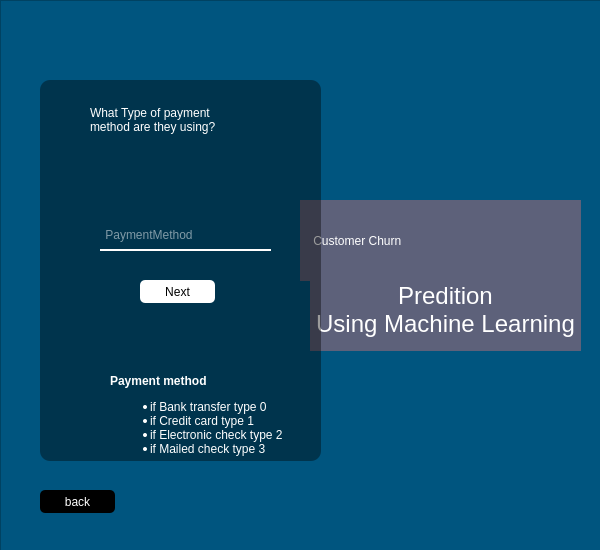
<?xml version="1.0" encoding="UTF-8"?>
<ui version="4.0">
 <class>Form</class>
 <widget class="QWidget" name="Form">
  <property name="geometry">
   <rect>
    <x>0</x>
    <y>0</y>
    <width>600</width>
    <height>550</height>
   </rect>
  </property>
  <property name="windowTitle">
   <string>Form</string>
  </property>
  <widget class="QFrame" name="frame">
   <property name="geometry">
    <rect>
     <x>-1</x>
     <y>-1</y>
     <width>361</width>
     <height>241</height>
    </rect>
   </property>
   <property name="frameShape">
    <enum>QFrame::StyledPanel</enum>
   </property>
   <property name="frameShadow">
    <enum>QFrame::Raised</enum>
   </property>
  </widget>
  <widget class="QFrame" name="frame_2">
   <property name="geometry">
    <rect>
     <x>0</x>
     <y>0</y>
     <width>601</width>
     <height>551</height>
    </rect>
   </property>
   <property name="styleSheet">
    <string notr="true">background-color: rgb(0, 85, 127);</string>
   </property>
   <property name="frameShape">
    <enum>QFrame::StyledPanel</enum>
   </property>
   <property name="frameShadow">
    <enum>QFrame::Raised</enum>
   </property>
   <widget class="QLabel" name="label">
    <property name="geometry">
     <rect>
      <x>20</x>
      <y>20</y>
      <width>566</width>
      <height>513</height>
     </rect>
    </property>
    <property name="styleSheet">
     <string notr="true">background-image: url(Untitled.jpg);</string>
    </property>
    <property name="text">
     <string/>
    </property>
    <property name="openExternalLinks">
     <bool>false</bool>
    </property>
   </widget>
   <widget class="QLabel" name="label_2">
    <property name="geometry">
     <rect>
      <x>40</x>
      <y>80</y>
      <width>281</width>
      <height>381</height>
     </rect>
    </property>
    <property name="styleSheet">
     <string notr="true">background-color:rgba(0,0,0,100);
border-radius:10px;</string>
    </property>
    <property name="text">
     <string/>
    </property>
   </widget>
   <widget class="QLabel" name="label_3">
    <property name="geometry">
     <rect>
      <x>300</x>
      <y>200</y>
      <width>281</width>
      <height>81</height>
     </rect>
    </property>
    <property name="styleSheet">
     <string notr="true">color:rgb(255, 255, 255);
background-color: rgb(93, 97, 122);
font: 75 24pt &quot;Bahnschrift&quot;;</string>
    </property>
    <property name="text">
     <string>    Customer Churn</string>
    </property>
   </widget>
   <widget class="QLabel" name="label_4">
    <property name="geometry">
     <rect>
      <x>310</x>
      <y>270</y>
      <width>271</width>
      <height>81</height>
     </rect>
    </property>
    <property name="styleSheet">
     <string notr="true">color:rgb(255, 255, 255);
background-color: rgb(93, 97, 122);
font: 75 24pt &quot;Bahnschrift&quot;;</string>
    </property>
    <property name="text">
     <string>&lt;html&gt;&lt;head/&gt;&lt;body&gt;&lt;p align=&quot;center&quot;&gt;&lt;span style=&quot; font-size:18pt;&quot;&gt;Predition &lt;br/&gt;Using Machine Learning&lt;/span&gt;&lt;/p&gt;&lt;/body&gt;&lt;/html&gt;</string>
    </property>
   </widget>
   <widget class="QLabel" name="label_5">
    <property name="geometry">
     <rect>
      <x>90</x>
      <y>100</y>
      <width>171</width>
      <height>41</height>
     </rect>
    </property>
    <property name="styleSheet">
     <string notr="true">background-color:rgb(0,0,0,0);
font: 75 12pt &quot;MS Shell Dlg 2&quot;;
color:rgb(255,255,255);</string>
    </property>
    <property name="text">
     <string>What Type of payment &lt;br&gt;method are they using?</string>
    </property>
   </widget>
   <widget class="QLineEdit" name="PaymentMethod">
    <property name="geometry">
     <rect>
      <x>100</x>
      <y>220</y>
      <width>171</width>
      <height>31</height>
     </rect>
    </property>
    <property name="styleSheet">
     <string notr="true">background-color:rgb(0,0,0,0);
border:none;
border-bottom:2px solid rgb(255,255,255);
color:rgb(255,255,255);</string>
    </property>
    <property name="placeholderText">
     <string> PaymentMethod</string>
    </property>
    <property name="clearButtonEnabled">
     <bool>true</bool>
    </property>
   </widget>
   <widget class="QPushButton" name="next5">
    <property name="geometry">
     <rect>
      <x>140</x>
      <y>280</y>
      <width>75</width>
      <height>23</height>
     </rect>
    </property>
    <property name="styleSheet">
     <string notr="true">background-color:rgb(255,255,255);
border-radius:5px</string>
    </property>
    <property name="text">
     <string>Next</string>
    </property>
   </widget>
   <widget class="QPushButton" name="back5">
    <property name="geometry">
     <rect>
      <x>40</x>
      <y>490</y>
      <width>75</width>
      <height>23</height>
     </rect>
    </property>
    <property name="styleSheet">
     <string notr="true">color:rgb(255,255,255);
background-color:rgb(0,0,0);
border-radius:5px</string>
    </property>
    <property name="text">
     <string>back</string>
    </property>
   </widget>
   <widget class="QLabel" name="label_6">
    <property name="geometry">
     <rect>
      <x>110</x>
      <y>360</y>
      <width>181</width>
      <height>111</height>
     </rect>
    </property>
    <property name="styleSheet">
     <string notr="true">color:rgb(255,255,255);
background-color:rgb(0,0,0,0);
font: 9pt &quot;MS Shell Dlg 2&quot;;</string>
    </property>
    <property name="text">
     <string>&lt;html&gt;&lt;head/&gt;&lt;body&gt;&lt;span style=&quot; font-weight:600;&quot;&gt;&lt;b&gt;Payment method&lt;/b&gt;&lt;/span&gt;&lt;ul&gt;&lt;li&gt;if Bank transfer type 0 &lt;/li&gt;&lt;li&gt;if Credit card type 1&lt;/li&gt;&lt;li&gt;if Electronic check type 2&lt;/li&gt;&lt;li&gt;if Mailed check type 3&lt;/li&gt;&lt;/ul&gt;&lt;/body&gt;&lt;/html&gt;</string>
    </property>
   </widget>
   <zorder>label</zorder>
   <zorder>label_3</zorder>
   <zorder>label_4</zorder>
   <zorder>label_2</zorder>
   <zorder>PaymentMethod</zorder>
   <zorder>next5</zorder>
   <zorder>label_5</zorder>
   <zorder>back5</zorder>
   <zorder>label_6</zorder>
  </widget>
 </widget>
 <resources>
  <include location="res.qrc"/>
 </resources>
 <connections/>
</ui>
